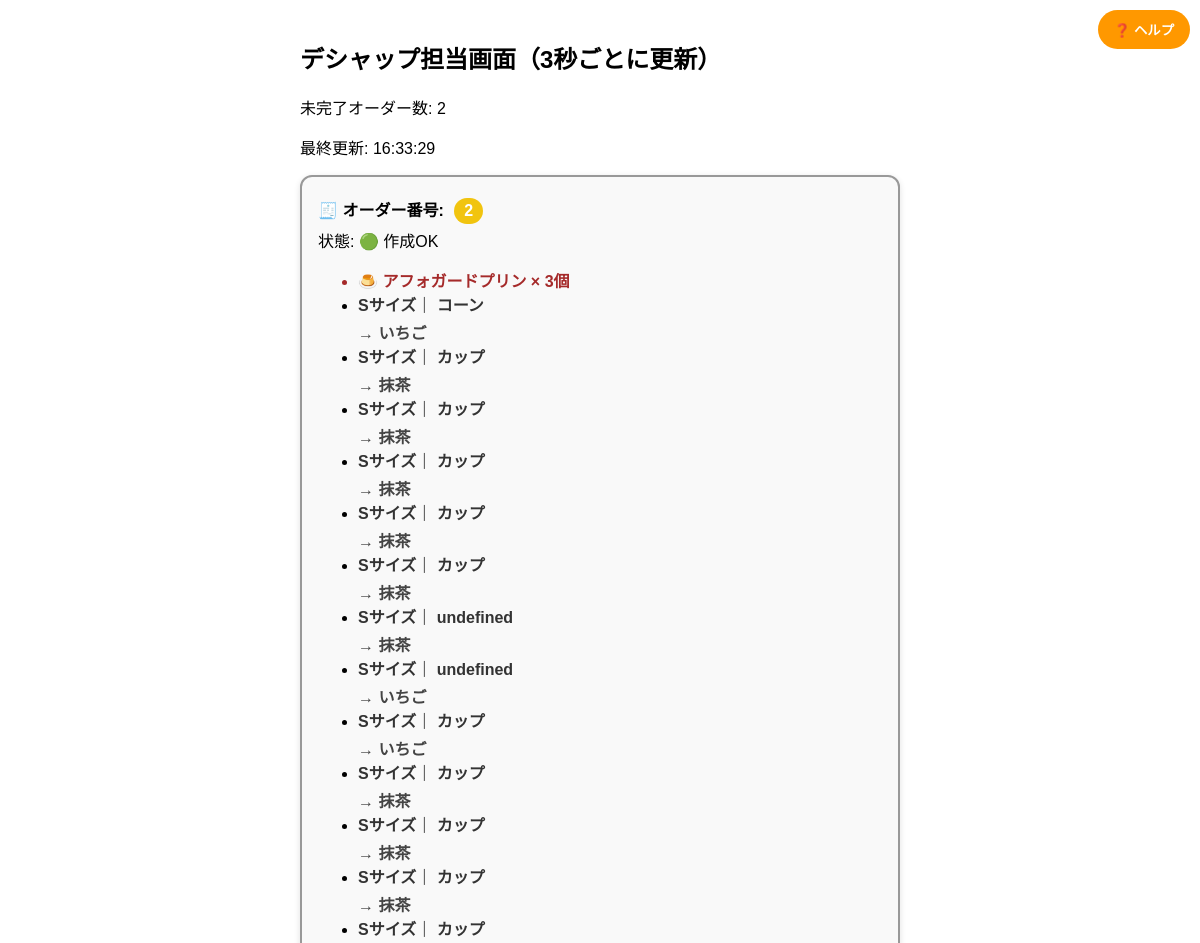
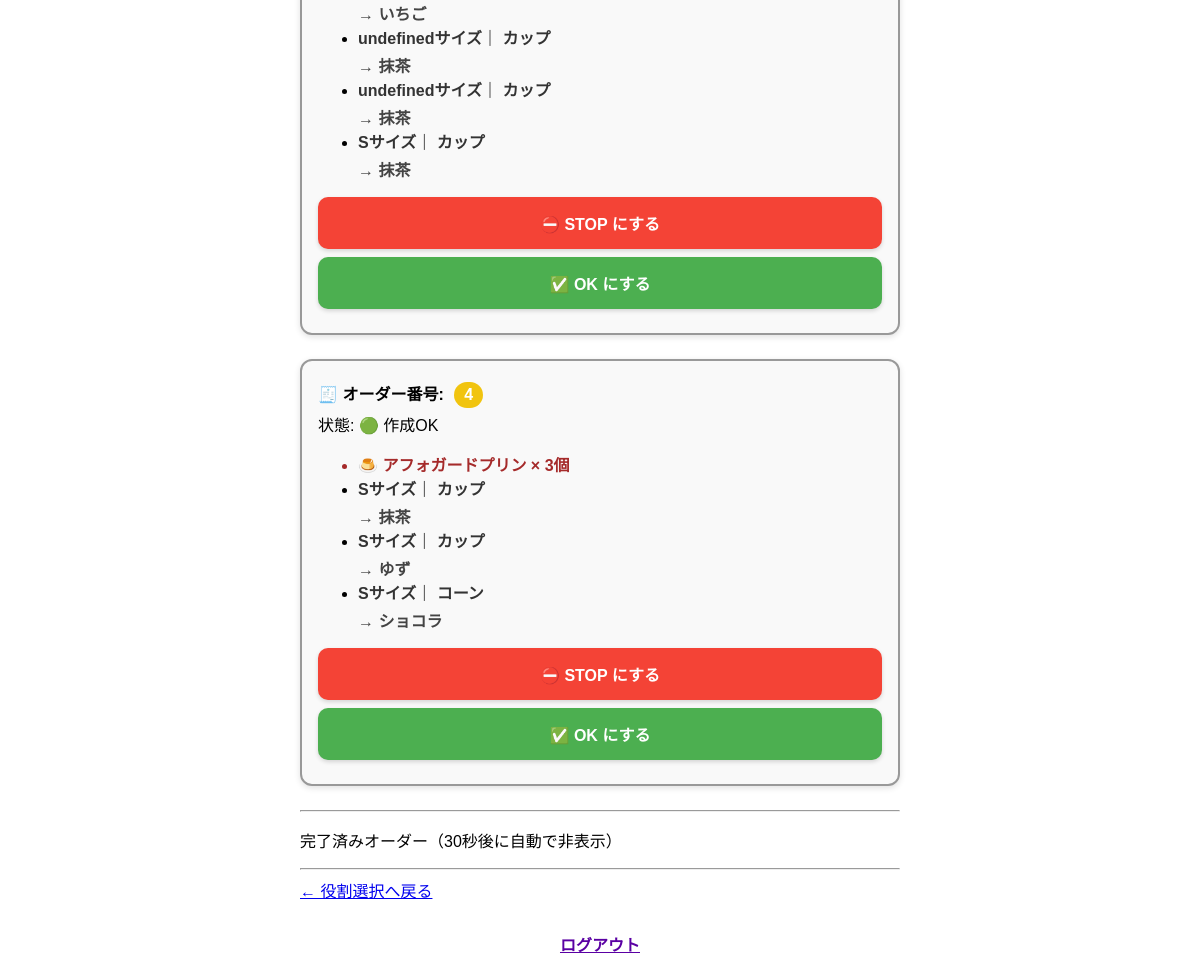
The app's page /deshap/ with its own data (2 pictures, top to bottom).
### ice/models.py (models this page shows, shortened)
class Order(models.Model):
    group_id = models.CharField(max_length=20)
    size = models.CharField(max_length=2, choices=[('S', 'シングル'), ('W', 'ダブル')])
    container = models.CharField(max_length=10, choices=[('cup', 'カップ'), ('cone', 'コーン')])
    flavor1 = models.CharField(max_length=50, choices=FLAVOR_CHOICES)
    flavor2 = models.CharField(max_length=50, blank=True, null=True, choices=FLAVOR_CHOICES)
    is_completed = models.BooleanField(default=False)
    timestamp = models.DateTimeField(auto_now_add=True)
    status = models.CharField(max_length=10, choices=ORDER_STATUS_CHOICES, default='ok')
    clip_color = models.CharField(max_length=10, choices=CLIP_COLOR_CHOICES)
    clip_number = models.IntegerField()
    completed_at = models.DateTimeField(null=True, blank=True)
    is_auto_stopped = models.BooleanField(default=False)  # ← 自動STOPかどうか
    note = models.TextField(blank=True, null=True)  # ← 備考欄を追加
    is_pudding = models.BooleanField(default=False, verbose_name='アフォガードプリン')

### ice/views.py (the view)
# urls.py: path('deshap/', views.deshap_view, name='deshap'),
def deshap_view(request):
    now = localtime()
    all_orders = list(Order.objects.order_by('timestamp'))
    grouped_orders = {}
    for order in all_orders:
        grouped_orders.setdefault(order.group_id, []).append(order)
    active_orders = {}
    completed_orders = {}
    for group_id, orders in grouped_orders.items():
        sorted_orders = sorted(orders, key=lambda o: o.timestamp)
        if all(o.is_completed for o in sorted_orders):
            completed_times = [o.completed_at for o in sorted_orders if o.completed_at]
            if completed_times and now - max(completed_times) <= timedelta(seconds=30):
                completed_orders[group_id] = sorted_orders
        else:
            active_orders[group_id] = sorted_orders
    pending = Order.objects.filter(is_completed=False, status='hold')
    count = pending.values('group_id').distinct().count()
    target_groups = pending.values_list('group_id', flat=True).distinct()
    for group_id in target_groups:
        group_orders = Order.objects.filter(group_id=group_id)
        if group_orders.exists():
            new_status = 'ok' if count <= 3 else 'stop'
            group_orders.update(status=new_status)
    active_count = sum(
        1 for orders in active_orders.values()
        if any(not o.is_completed for o in orders)
    )
    newly_created_group_ids = []
    for group_id, orders in grouped_orders.items():
        if all(not o.is_completed for o in orders):  # 未完了のみ
            created_within_3s = any((timezone.now() - o.timestamp).total_seconds() < 3 for o in orders)
            if created_within_3s:
                newly_created_group_ids.append(group_id)
    context = {
        'grouped_orders': active_orders,
        'completed_orders': completed_orders,
        'now': now,
        'active_count': active_count,
        'newly_created_group_ids': newly_created_group_ids  # ✅ これを追加
    }
    pudding_count_active = sum(
        sum(1 for o in orders if o.is_pudding)
        for orders in active_orders.values()
    )
    pudding_count_completed = sum(
        sum(1 for o in orders if o.is_pudding)
        for orders in completed_orders.values()
    )
    return render(request, 'ice/deshap.html', {
        'grouped_orders': active_orders,
        'completed_orders': completed_orders,
        'now': now,
        'active_count': active_count,
        'pudding_count_active': pudding_count_active,
        'pudding_count_completed': pudding_count_completed,
    })

### ice/templates/ice/deshap.html (shortened to what this page needs)
{% load custom_filters %}
{% load static %}
<!DOCTYPE html>
<html lang="ja">
<head>
</head>
<body>
  <h2>デシャップ担当画面（3秒ごとに更新）</h2>
  <p>未完了オーダー数: {{ active_count }}</p>
  <p>最終更新: {{ now|time:"H:i:s" }}</p>
<button id="helpButton" onclick="openHelp()">❓ ヘルプ</button>
{% for group_id, orders in grouped_orders.items %}
<div class="order-card">
  <p class="clip-id">
    🧾 オーダー番号:
    <span class="clip-badge {{ orders.0.clip_color }}">
      {{ orders.0.clip_number }}
    </span>
  </p>
  <p class="status-line">
    状態:
    {% if orders.0.status == 'ok' %}
      🟢 作成OK
    {% elif orders.0.status == 'stop' %}
      🔴 STOP中{% if orders.0.is_auto_stopped %}（自動）{% endif %}
    {% endif %}
  </p>
<ul>
  {% if pudding_count_active > 0 %}
    <li style="font-weight: bold; color: #a52a2a;">🍮 アフォガードプリン × {{ pudding_count_active }}個</li>
  {% endif %}
  {% for order in orders %}
    {% if not order.is_pudding %}
      <li>
        <span class="item-label">{{ order.size }}サイズ</span>｜
        <span class="item-label">
          {% if order.container == 'cup' %}カップ
          {% elif order.container == 'cone' %}コーン
          {% else %}{{ order.container }}{% endif %}
        </span><br>
        <span class="flavor-strong">→ {{ order.flavor1 }}{% if order.flavor2 %} ＋ {{ order.flavor2 }}{% endif %}</span>
      </li>
    {% endif %}
  {% endfor %}
</ul>
  <form method="post" action="/update_status/{{ orders.0.group_id }}/stop/">
    <button type="submit" class="complete-button stop-button">⛔ STOP にする</button>
  </form>
  <form method="post" action="/update_status/{{ orders.0.group_id }}/ok/">
    <button type="submit" class="complete-button ok-button">✅ OK にする</button>
  </form>
</div>
{% endfor %}
  <hr>
  <p>完了済みオーダー（30秒後に自動で非表示）</p>
  <hr>
  <a href="/">← 役割選択へ戻る</a>
  <div class="logout-bottom">
    <a href="/logout/" style="font-weight: bold; color: #5a00a3;">ログアウト</a>
  </div>
</body>
</html>

### ice/templates/ice/deshap.html (style rules this page uses)
body { font-family: sans-serif; padding: 20px; max-width: 600px; margin: auto; }
.order-card { background: #f9f9f9 ; border: 2px solid #999 ; border-radius: 12px ; margin-bottom: 24px ; padding: 16px ; box-shadow: 0 2px 6px rgba(0, 0, 0, 0.12) ; }
.order-card p { margin: 4px 0; }
.complete-button { padding: 14px; font-size: 16px; width: 100%; border-radius: 10px; font-weight: bold; border: none; cursor: pointer; box-shadow: 0 2px 4px rgba(0,0,0,0.15); transition: background-color 0.2s, transform 0.1s; }
.stop-button { background-color: #f44336; color: #fff; }
.ok-button { background-color: #4CAF50; color: #fff; }
.complete-button:first-of-type { margin-bottom: 8px; }
.clip-id { font-weight: bold; margin-bottom: 8px; }
.clip-badge { display: inline-block; padding: 4px 10px; border-radius: 20px; color: white; font-weight: bold; margin-left: 6px; }
.clip-badge.yellow { background-color: #f1c40f; }
.item-label { font-weight: bold; color: #333; }
.flavor-strong { font-weight: bold; color: #444; display: inline-block; margin-top: 4px; }
#helpButton { position: fixed; top: 10px; right: 10px; background: #ff9800; color: white; border: none; border-radius: 20px; padding: 10px 16px; font-weight: bold; cursor: pointer; z-index: 999; }
.logout-bottom { text-align: center; margin-top: 30px; }

### records on screen
Order: clip_number "2", size "S", container "コーン", flavor1 "いちご"
Order: size "S", container "カップ", flavor1 "抹茶"
Order: size "S", container "カップ", flavor1 "抹茶"
Order: size "S", container "カップ", flavor1 "抹茶"
Order: size "S", container "カップ", flavor1 "抹茶"
Order: size "S", container "カップ", flavor1 "抹茶"
Order: size "S", container "undefined", flavor1 "抹茶"
Order: size "S", container "undefined", flavor1 "いちご"
Order: size "S", container "カップ", flavor1 "いちご"
Order: size "S", container "カップ", flavor1 "抹茶"
Order: size "S", container "カップ", flavor1 "抹茶"
Order: size "S", container "カップ", flavor1 "抹茶"
Order: size "S", container "カップ", flavor1 "いちご"
Order: size "undefined", container "カップ", flavor1 "抹茶"
Order: size "undefined", container "カップ", flavor1 "抹茶"
Order: size "S", container "カップ", flavor1 "抹茶"
Order: clip_number "4", status "🟢 作成OK", pudding_count_active "3", size "S", container "カップ", flavor1 "抹茶"
Order: size "S", container "カップ", flavor1 "ゆず"
Order: size "S", container "コーン", flavor1 "ショコラ"

### other values on screen
{{ active_count }} "2"
{{ now|time:"H:i:s" }} "16:33:29"
{{ pudding_count_active }} "3"
